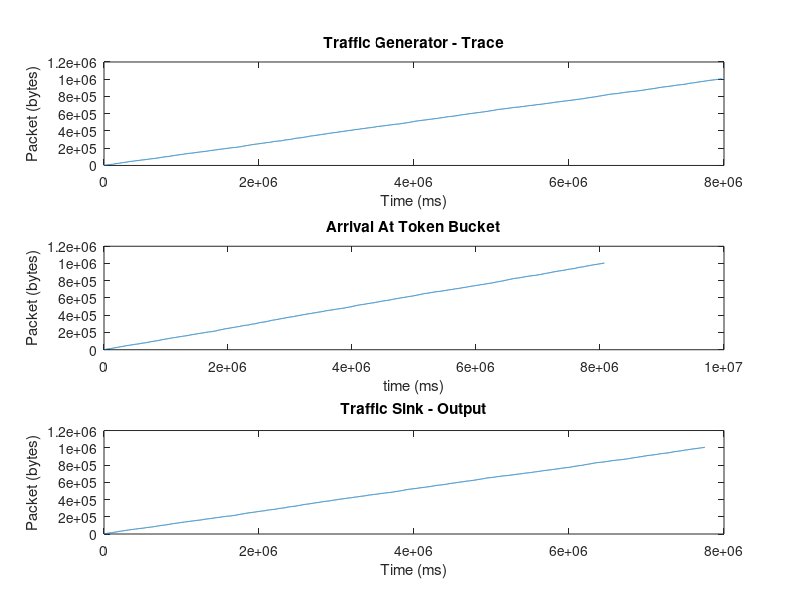
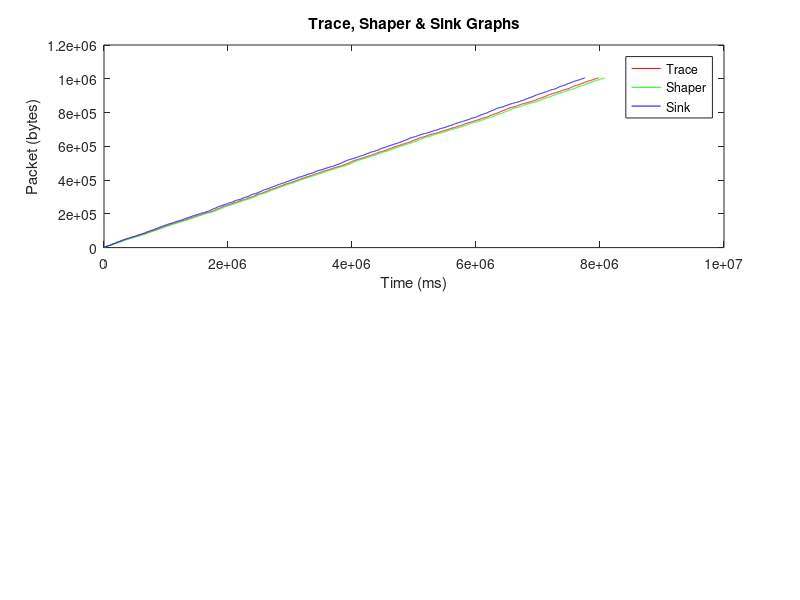
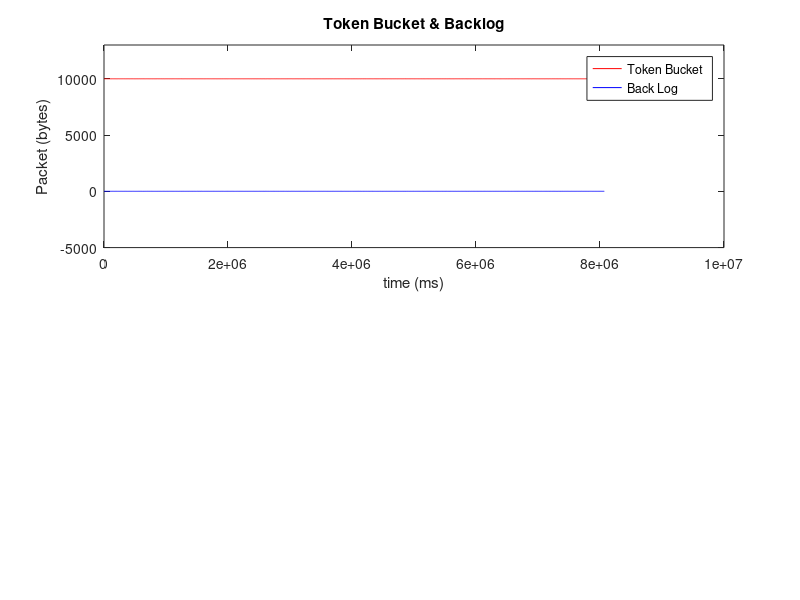

Reproduce these figures in MATLAB, in order.
clc
clear all

%data of trace file
[seqNo,t_p,size_p] = textread('TGenPos.txt', '%f %f %f');

figure(1);
time_depart = zeros(1,size(seqNo,1));
Tgen_depart = zeros(1,size(seqNo,1));

time_depart(1) = t_p(1);
Tgen_depart(1) = size_p(1);
i = 2;
while i<=size(seqNo,1)
    time_depart(i) = time_depart(i - 1) + t_p(i);
    Tgen_depart(i) = Tgen_depart(i - 1) + size_p(i);
    i=i+1;
end
    
subplot(3,1,1);
plot(time_depart,Tgen_depart);
title('Traffic Generator - Trace');
xlabel('Time (ms)');
ylabel('Packet (bytes)');


%Arrivals at the token bucket
[recv_time, size_tb, buffer_bk_log, tokens] = textread('bucketPos.txt', '%f %f %f %f');
time_bucket = zeros(1,size(seqNo,1));
bucket_arrival = zeros(1,size(seqNo,1));

%recv_time = recv_time/1000000;

time_bucket(1) = recv_time(1);
bucket_arrival(1) = 0;

i = 2;
while i<=size(seqNo,1)
    time_bucket(i) = time_bucket(i - 1) + recv_time(i);
    bucket_arrival(i) = bucket_arrival(i - 1) + size_tb(i);
    i=i+1;
end

subplot(3,1,2);
plot(time_bucket,bucket_arrival);
title('Arrival At Token Bucket');
xlabel('time (ms)');
ylabel('Packet (bytes)');


%Arrivals at the Traffic Sink
[seqNo,t_p,size_p] = textread('TSinkPos.txt', '%f %f %f');

time_sink = zeros(1,size(seqNo,1));
sink_arrival = zeros(1,size(seqNo,1));

time_sink(1) = 0;
sink_arrival(1) = size_p(1);
i = 2;
while i<=size(seqNo,1)
    time_sink(i) = time_sink(i - 1) + t_p(i);
    sink_arrival(i) = sink_arrival(i - 1) + size_p(i);
    i=i+1;
end
    
subplot(3,1,3);
plot(time_sink,sink_arrival); 
title('Traffic Sink - Output');
xlabel('Time (ms)');
ylabel('Packet (bytes)');

%All 3 plots on 1 graph
figure(2);
subplot(2,1,1);
fig2 = plot(time_depart,Tgen_depart,'r',time_bucket,bucket_arrival,'g',time_sink,sink_arrival,'b');
hold on;
legend(fig2, 'Trace', 'Shaper', 'Sink');
title('Trace, Shaper & Sink Graphs');
xlabel('Time (ms)');
ylabel('Packet (bytes)');


%Shows contents of token bucket and buffer backlog as a function of time
figure(3);
subplot(2,1,1);
fig3 = plot(time_bucket,tokens,'r',time_bucket,buffer_bk_log,'b');
hold on;
legend(fig3,'Token Bucket', 'Back Log');
title('Token Bucket & Backlog');
xlabel('time (ms)');
ylabel('Packet (bytes)');
ylim([-0.5* max(tokens) 1.3*max(tokens)]);

